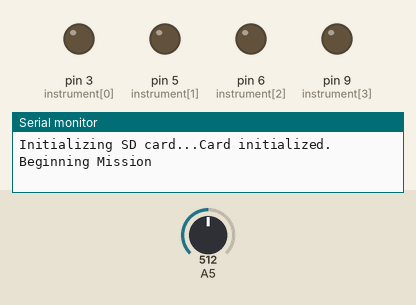
Bench run of a sketch on a simulated Arduino Uno, built with avr-gcc and run on an emulated ATmega328P. Shown: output pins drawn as LEDs (lit = HIGH), the last lines printed to the serial monitor. The test bench sets the inputs (shaded band); at power-on: A5 = 512. Storage starts empty.

Above: at 0.1 s.
At 4.2 s:
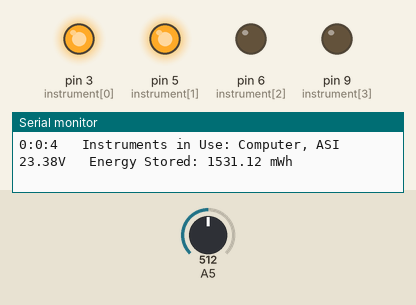
4.3 s: A5 set to 429
7.3 s: A5 set to 398
Timing chart, 0 to 10.3 s (numbered marks = the images above; inputs shaded):
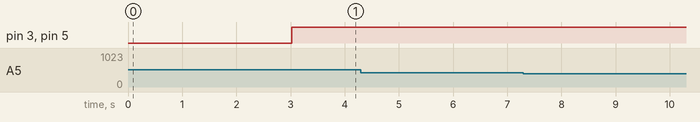

The sketch:

Mission_Profile.ino
```cpp
/*  Going to simulate orange portion of mission profile (ammonia ice)
 *  0:35 - 1:35 in increments of 5 minutes --> 1 hour (set 0:35 to 0)
 *  This will be a condensed mission profile of 12 minutes
 *  (i.e. divide everything by 5)
 *
 *  original time (min)   Arduino time (min)    Instruments on
 *  -------------          ------------         --------------
 *     0 - 10                 0 - 2             Computer, ASI
 *    10 - 15                 2 - 3             Computer, MS
 *    15 - 20                 3 - 4             Computer, Antenna
 *    20 - 35                 4 - 7             Computer
 *    35 - 45                 7 - 9             Computer, MS
 *    45 - 60                 9 - 12            Computer, ASI
 *
 */

// SD card setup
#include <SPI.h>
#include <SD.h>
const int chipSelect = 10;

// loads setup
const int instrument[] = {3, 5, 6, 9}; // COMP = 3, ASI = 5, MS = 6, Ant = 9
unsigned long minutes = 60000;

// display setup
String str1, str2, str3;

// voltage read setup
#define NUM_SAMPLES 10          // number of analog samples to take per reading
int sum = 0;                    // sum of samples taken
unsigned char sample_count = 0; // current sample number
float voltage = 0.0;            // calculated voltage

// supercapacitors setup
const int capacitance = 20; // farads, total equivalent capacitance of supercapacitor array
float enstored = 0.0; // calculated energy stored

void setup() {
  Serial.begin(9600); // open a serial port

  str1 = String(":");
  str2 = String(",");
  str3 = String();

  for (byte i = 0; i < 4; i = i+1) {
  pinMode(instrument[i], OUTPUT);
  digitalWrite(instrument[i], LOW); }

  Serial.print("Initializing SD card...");

  // see if card is present and can be initialized:
  if (!SD.begin(chipSelect)){
  Serial.println("Card failed, or not present");
  while (1);}
  Serial.println("Card initialized.");

  Serial.println("Beginning Mission");
  delay(3000);

}

void loop() {

  // make a string for assembling the data to log:
  String dataString = "";

  unsigned long runMillis = millis();
  unsigned long allSeconds = millis()/1000;
  int runHours = allSeconds/3600;
  int secsRemaining = allSeconds%3600;
  int runMinutes = secsRemaining/60;
  int runSeconds = secsRemaining%60;

  str3 = runHours + str1 + runMinutes + str1 + runSeconds + str2;
  dataString += str3;

  Serial.print(runHours);
  Serial.print(":");
  Serial.print(runMinutes);
  Serial.print(":");
  Serial.print(runSeconds);
  Serial.print("   ");

   if ((millis() > minutes*0) && (millis() <= minutes*2)) {

    digitalWrite(instrument[0],HIGH); // turn on Computer
    digitalWrite(instrument[1],HIGH); // turn on ASI
    digitalWrite(instrument[2],LOW); // turn off MS
    digitalWrite(instrument[3],LOW); // turn off Ant
    Serial.print("Instruments in Use: Computer, ASI   ");
    char myStr[] = "1100,";
    dataString += String(myStr); }

   else if ((millis() > minutes*2) && (millis() <= minutes*3)){

    digitalWrite(instrument[0],HIGH); // turn on Computer
    digitalWrite(instrument[1],LOW); // turn off ASI
    digitalWrite(instrument[2],HIGH); // turn on MS
    digitalWrite(instrument[3],LOW); // turn off Ant
    Serial.print("Instruments in Use: Computer, MS   ");
    char myStr[] = "1010,";
    dataString += String(myStr); }

   else if ((millis() > minutes*3) && (millis() <= minutes*4)){

    digitalWrite(instrument[0],HIGH); // turn on Computer
    digitalWrite(instrument[1],LOW); // turn off ASI
    digitalWrite(instrument[2],LOW); // turn off MS
    digitalWrite(instrument[3],HIGH); // turn on Ant
    Serial.print("Instruments in Use: Computer, Antenna   ");
    char myStr[] = "1001,";
    dataString += String(myStr); }

   else if ((millis() > minutes*4) && (millis() <= minutes*7)){

    digitalWrite(instrument[0],HIGH); // turn on Computer
    digitalWrite(instrument[1],LOW); // turn off ASI
    digitalWrite(instrument[2],LOW); // turn off MS
    digitalWrite(instrument[3],LOW); // turn off Ant
    Serial.print("Instruments in Use: Computer   ");
    char myStr[] = "1000,";
    dataString += String(myStr); }

   else if ((millis() > minutes*7) && (millis() <= minutes*9)){

    digitalWrite(instrument[0],HIGH); // turn on Computer
    digitalWrite(instrument[1],LOW); // turn off ASI
    digitalWrite(instrument[2],HIGH); // turn on MS
    digitalWrite(instrument[3],LOW); // turn off Ant
    Serial.print("Instruments in Use: Computer, MS   ");
    char myStr[] = "1010,";
    dataString += String(myStr); }

   else if ((millis() > minutes*9) && (millis() <= minutes*12)){

    digitalWrite(instrument[0],HIGH); // turn on Computer
    digitalWrite(instrument[1],HIGH); // turn on ASI
    digitalWrite(instrument[2],LOW); // turn off MS
    digitalWrite(instrument[3],LOW); // turn off Ant
    Serial.print("Instruments in Use: Computer, ASI   ");
    char myStr[] = "1100,";
    dataString += String(myStr); }

   else if (millis() > minutes*12){

    digitalWrite(instrument[0],LOW); // turn on Computer
    digitalWrite(instrument[1],LOW); // turn on ASI
    digitalWrite(instrument[2],LOW); // turn off MS
    digitalWrite(instrument[3],LOW); // turn off Ant
    Serial.print("Mission Complete    ");
    char myStr[] = "0000";
    dataString += String(myStr); }

    // take a number of analog samples and add them up


    while (sample_count < NUM_SAMPLES) {
      sum += analogRead(A5);
      sample_count++;
      delay(10); }

    voltage = (((float)sum / (float)NUM_SAMPLES * 5.002) / 1024.0) * 9.35; // calculate voltage with voltage divider
    dataString += String(voltage) + str2;
    Serial.print(voltage);
    Serial.print("V   Energy Stored: ");
    sample_count = 0;
    sum = 0;

    enstored = 0.5 * capacitance * pow(voltage,2) * 0.28; // joules to milli-Wh, E = 0.5 * C * V^2
    dataString += String(enstored) + str2;
    Serial.print(enstored);
    Serial.println(" mWh");

// open SD file. Note that only one file can be open at a time,
// so you have to close this one before opening another.

File dataFile = SD.open("datalog.txt", FILE_WRITE);

// if file is available, write to it:
if (dataFile) {
  dataFile.println(dataString);
  dataFile.close();
  }

else {
  Serial.println("Error opening datalog.txt");
}

}

/* Previous code...
 *
 *  before setup:
 *    unsigned long tstart;
 *    unsigned long tend;
 *
 *  in void:
 *    tstart = millis();
 *    tend = tstart;
 *    while((tend-tstart) <= 1000) {
 *    Serial.println("1 second");
 *    tend = millis(); }
 */

 /* testing functionality of SD card:
  * open file to write to
  myFile = SD.open("test.txt",FILE_WRITE);

  // if file opened okay, write to it:
  if (myFile) {
  Serial.print("Writing to test.txt...");
  myFile.println("testing 1,2,3.");
  myFile.close();
  Serial.println("done."); }

  // if the file didn't open, print an error:
  else {
  Serial.println("error opening test.txt"); } */
```
